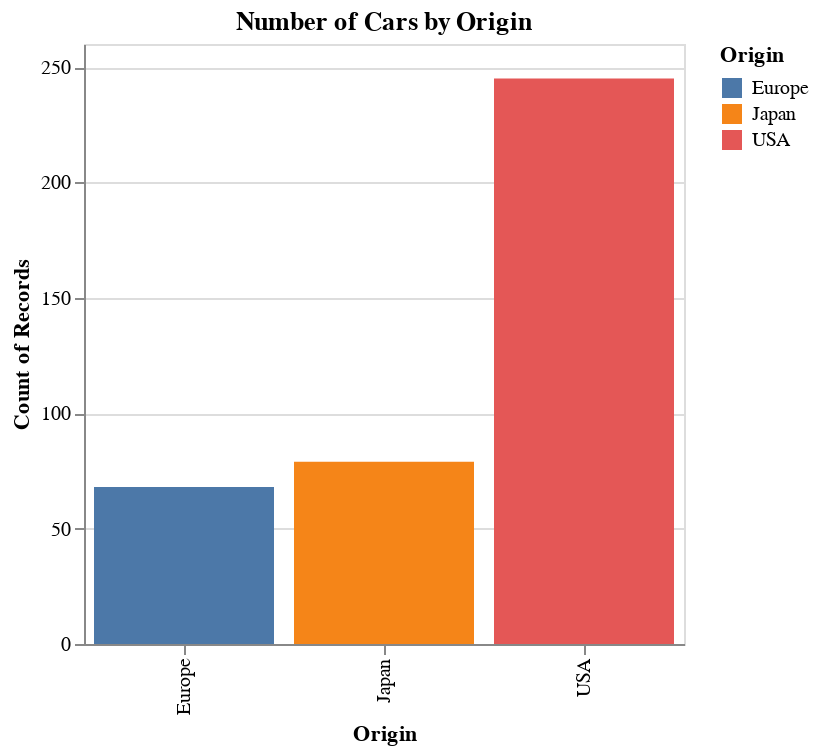

The notebook cell this image was saved under:
### Markdown cell above
### 2.2 Bar Charts: Comparing Categories or Showing Counts

- **Bar charts** compare a quantitative measure across different categories.
- **Mark**: mark_bar()
- **Encodings**:
  - `x` (categorical),
  - `y` (quantitative/aggregate),
  - `color`

### Code cell
# Example 1: Number of cars from each 'Origin' (Frequency)
(
    alt.Chart(cars_pl_cleaned)
    .mark_bar()
    .encode(
      x='Origin:N',
      y='count():Q', # Altair's way to count occurrences
      color='Origin:N', # Optional: color bars by origin
      tooltip=['Origin:N', 'count():Q']
    )
    .properties(
      title='Number of Cars by Origin',
      width=300,
      height=300
    )
)

### Figure 1 — Vega-Lite specification as saved in the notebook (floating-point values rounded to 4 significant figures; data arrays with more than 128 entries replaced by an {"elided": "..."} marker saying what was removed)
{"config": {"view": {"continuousWidth": 300, "continuousHeight": 300}}, "data": {"name": "data-7285c4e2e195e5a75737a34913199f5f"}, "mark": {"type": "bar"}, "encoding": {"color": {"field": "Origin", "type": "nominal"}, "tooltip": [{"field": "Origin", "type": "nominal"}, {"aggregate": "count", "type": "quantitative"}], "x": {"field": "Origin", "type": "nominal"}, "y": {"aggregate": "count", "type": "quantitative"}}, "height": 300, "title": "Number of Cars by Origin", "width": 300, "$schema": "https://vega.github.io/schema/vega-lite/v5.20.1.json", "datasets": {"data-7285c4e2e195e5a75737a34913199f5f": {"elided": "392 records"}}}
